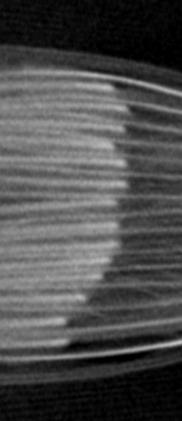
%> input picture corners.jpg, 182 x 421 px
$ octave Morphologie.m   (GNU Octave 9; MATLAB toolbox functions it lacks are replaced by stand-ins)
%> lines starting %> are read from the running program, lines starting %| are printed output that depends on the picture; in (x1, y1, x2, y2) boxes, pixels count from 0 and x2, y2 are one past the last pixel; in counts of white or black regions, pixels touching at a corner belong together; the program's own positions count from 1
Img = imread('corners.jpg');
%> Img is the input picture: size 421x182 uint8; min 0, max 193, mean 75.8
ImgB=imbinarize(Img);
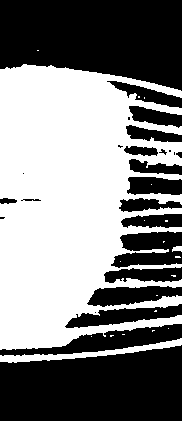
%> ImgB: size 421x182 logical; 50.5% white; 26 black regions (7 under 20 px), largest, box (x1, y1, x2, y2) and area: (0, 0, 182, 91) 13434, (0, 345, 182, 421) 11822, (0, 324, 182, 356) 2335
se = strel('square',5);
%closeBW = imclose(ImgB,se);
closeBW = imerode(ImgB,se);
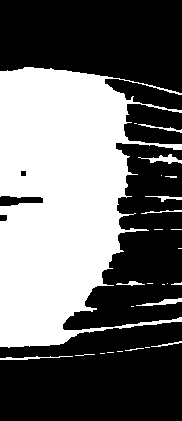
%> closeBW: size 421x182 logical; 41.6% white; 26 white regions (14 under 20 px), largest, box (x1, y1, x2, y2) and area: (0, 67, 182, 348) 30951, (138, 154, 182, 164) 176, (136, 298, 182, 306) 151
subplot(1,2,1)
imshow(ImgB);
subplot(1,2,2)
imshow(closeBW);

$ run again, with boat.jpg copied over corners.jpg
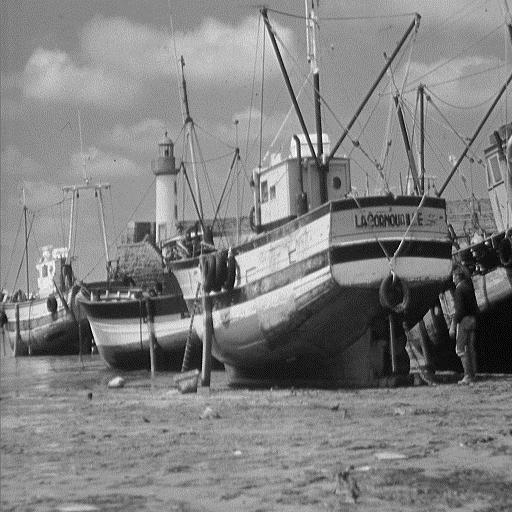
%> input picture boat.jpg, 512 x 512 px
%> Img is the input picture: size 512x512x3 uint8; min 0, max 255, mean 129.2
%> `ImgB=imbinarize(Img);`:
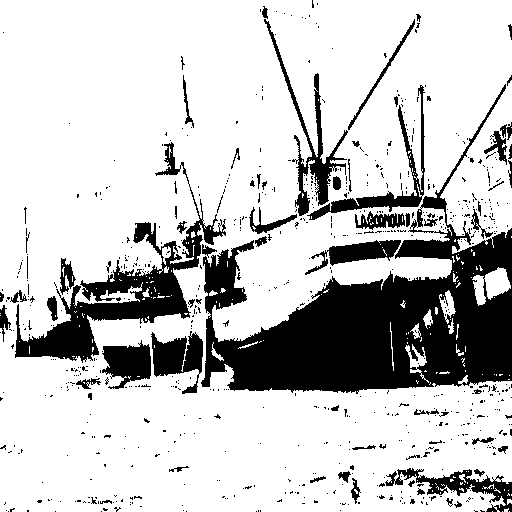
%> ImgB: size 512x512x3 logical; 78.1% white; 721 black regions (650 under 20 px), largest, box (x1, y1, x2, y2) and area: (201, 84, 512, 394) 31493, (15, 142, 226, 363) 8480, (264, 19, 348, 216) 2243
%> closeBW: size 512x512x3 logical; 63.3% white; 150 black regions (2 under 20 px), largest, box (x1, y1, x2, y2) and area: (0, 4, 512, 404) 81145, (375, 466, 512, 512) 4051, (456, 422, 512, 457) 783
%> `imshow(closeBW);`:
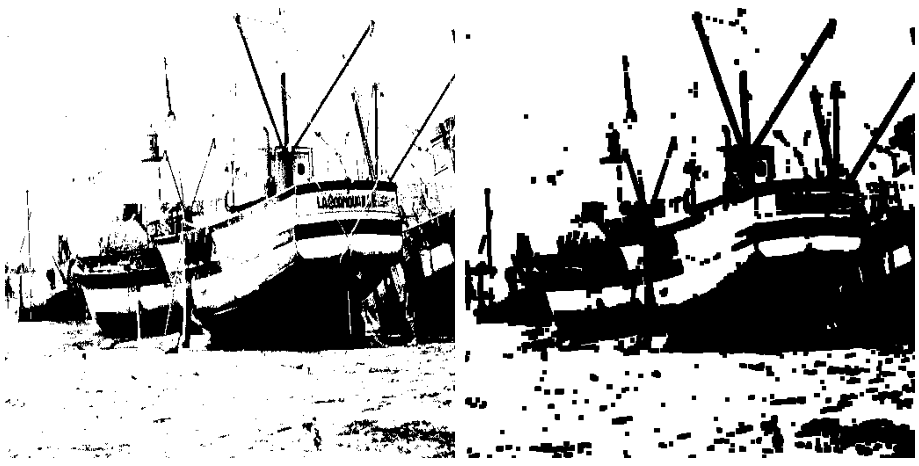
%> figure redrawn from the program's plot data, 2 panels
